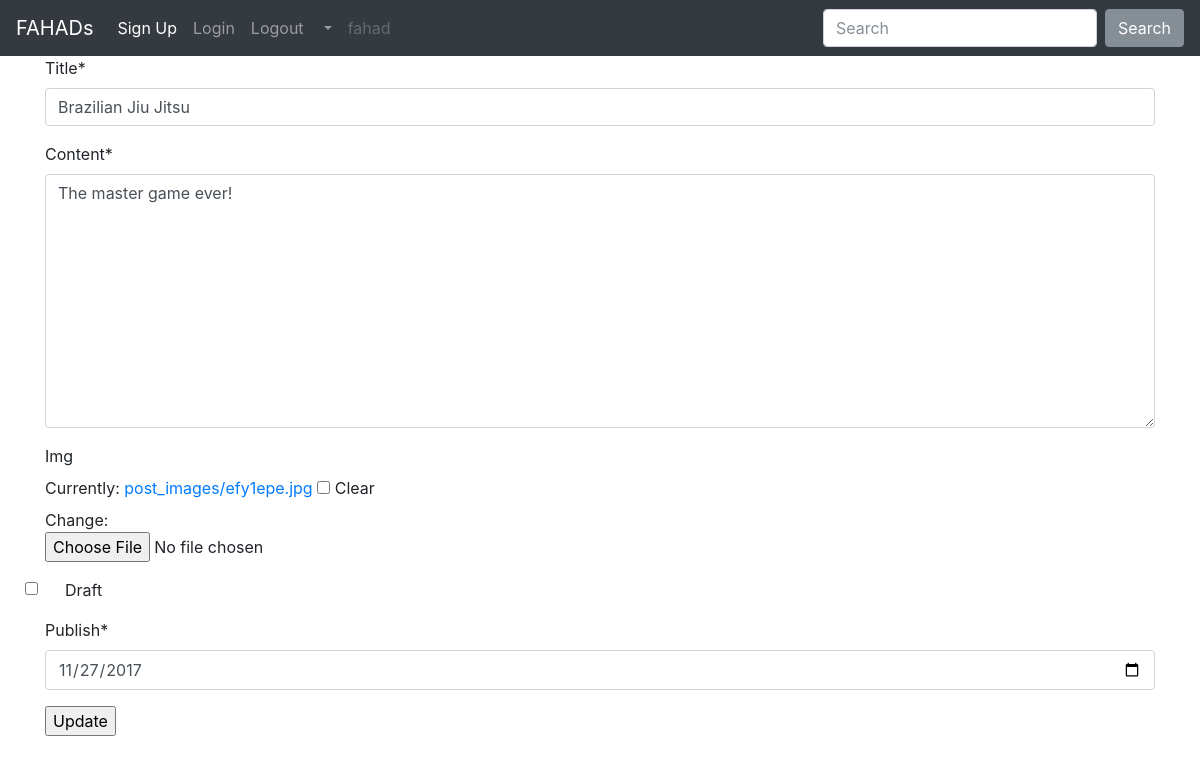
The app's page /posts/update/brazilian-jiu-jitsu/ (signed in) with its own data.
### posts/models.py (models this page shows, shortened)
class Post(models.Model):
	author = models.ForeignKey(User, default=1)
	title = models.CharField(max_length=255)
	slug = models.SlugField(unique=True)
	content = models.TextField()
	draft = models.BooleanField(default=False)
	publish = models.DateField(auto_now=False, auto_now_add=False)
	updated = models.DateTimeField(auto_now=True)
	timestamp = models.DateTimeField(auto_now_add=True)
	created = models.DateTimeField(auto_now_add=True, null=True)
	img = models.ImageField(null=True, blank=True, upload_to="post_images")
	class Meta:
		ordering = ['title'] # order th list by title

### posts/views.py (the view)
# urls.py: url(r'^update/(?P<post_slug>[-\w]+)/$', views.post_update, name="update"),
def post_update(request, post_slug):
	if not (request.user.is_staff or request.user.is_superuser):
		raise Http404
	item = get_object_or_404(Post, slug=post_slug) # getting specific object
	form = PostForm(request.POST or None, request.FILES or None, instance=item) # this form request.post to send it to server
	if form.is_valid():
		form.save()
		messages.info(request, "Done!")
		return redirect("list") #transfer me to list page
	context = {
		"form": form,
		"item": item,
		"title": "Update",
	}
	return render(request, 'post_update.html', context)

### posts/forms.py
class PostForm(forms.ModelForm):
	class Meta:
		model = Post # bring me post model
		fields = ['title', 'content', 'img', 'draft', 'publish']
		widgets={
        'publish': forms.DateInput(attrs={"type":"date"}),
        }

### posts/templates/post_update.html (shortened to what this page needs)
{% extends 'base.html' %}
{% load crispy_forms_tags %}
{% block body %}
	<form action="{% url 'update' post_slug=item.slug %}" method="POST" enctype="multipart/form-data">
		{{form|crispy}}
		<input type="submit" value="Update">
	</form>
{% endblock body%}

### posts/templates/navbar.html (shortened to what this page needs)
<!DOCTYPE html>
<html lang="en">
<head>
</head>
<body>
    <nav class="navbar navbar-expand-lg navbar-dark bg-dark">
  <a class="navbar-brand" href="{% url 'list' %}">FAHADs</a>
  <div class="collapse navbar-collapse" id="navbarSupportedContent">
    <ul class="navbar-nav mr-auto">
      <li class="nav-item active">
        <a class="nav-link" href="{% url 'signup' %}">Sign Up <span class="sr-only">(current)</span></a>
      </li>
      {% if request.user %}
         <li class="nav-item">
        <a class="nav-link" href="{% url 'login' %}">Login </a>
      </li>
      {% endif %}
      {% if request.user.is_authenticated %}
        <li class="nav-item">
        <a class="nav-link" href="{% url 'logout' %}">Logout</a>
        </li>
      {% endif %}
      <li class="nav-item dropdown">
        <a class="nav-link dropdown-toggle" href="#" id="navbarDropdown" role="button" data-toggle="dropdown" aria-haspopup="true" aria-expanded="false">
        </a>
      </li>
      <li class="nav-item">
        <a class="nav-link disabled" href="#">{{request.user}}</a>
      </li>
    </ul>
    <form class="form-inline my-2 my-lg-0" action="{% url 'list' %}" method="GET">
      <input class="form-control mr-sm-2" type="search" placeholder="Search" name="q" value="{{ request.GET.q }}" aria-label="Search">
      <button  class="btn btn-secondary" type="submit">Search</button>
    </form>
  </div>
</nav>
</body>
</html>

### records on screen
Post: title "Brazilian Jiu Jitsu", content "The master game ever!", publish "11/27/2017"

### other values on screen
{{ request.user }} "fahad"
